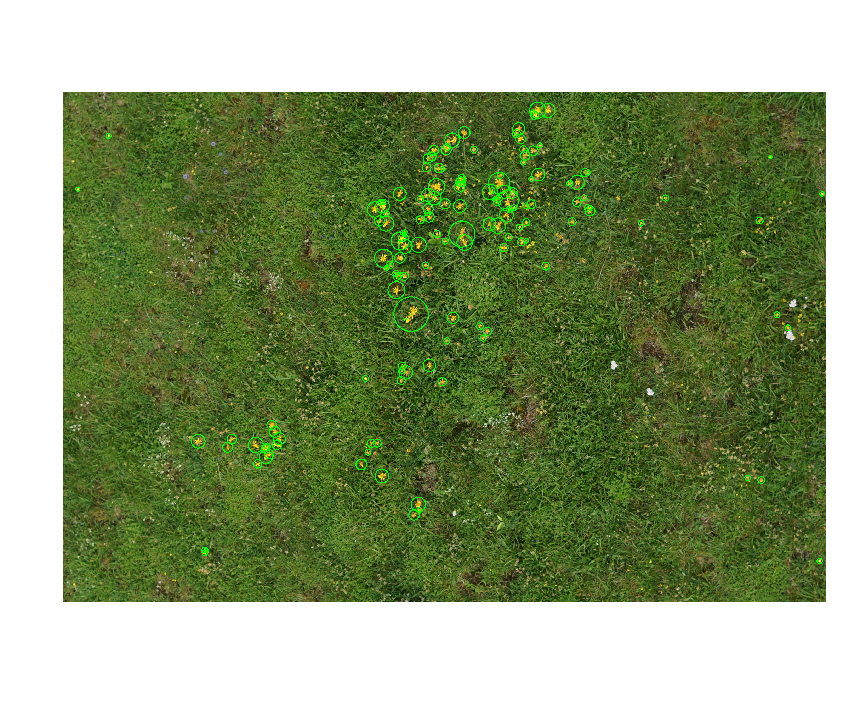
#> input picture tests/.png, 861 x 721 px
$ python -i data.py   (imports and definitions only)
#> lines starting #> are read from the running program, lines starting #| are printed output that depends on the picture; after the words box and inside, x2 and y2 are one past the last pixel; in counts of white or black regions, pixels touching at a corner belong together
import cv2
import numpy as np


class Data:
    """This is the Data class that stores the images and the altered copies for fast accessibility."""

    def __init__(self, path):
        self.img = self._open(path)
        self.cropped = np.copy(self.img)
        self.seg = np.copy(self.cropped)
        self.blob = np.copy(self.cropped)
        self.circle = np.copy(self.cropped)
        self.path = path
        self.name = self.path.split('/')[-1].split('.')[0]
        self.count = 0
        self.groupsize = 0

    @staticmethod
    def _open(path):
#> called with path = '../tests/.png'
        img = cv2.imread(path)
#> img is the input picture: shape (721, 861, 3); mean B, G, R 117.2, 157.8, 141.5
        return img

    def crop(self, percent=20):
        """crop of image from the center in percent"""
#> called with percent = 20
        if percent == 100:
            pass
        # borders from center
        lower = (50 - (percent / 2)) / 100
        upper = (50 + (percent / 2)) / 100
        self.cropped = self.img[int(self.img.shape[0] * lower):int(self.img.shape[0] * upper) + 1,
                       int(self.img.shape[1] * lower):int(self.img.shape[1] * upper) + 1, :]
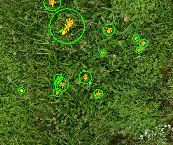
#> self.cropped: shape (145, 173, 3); mean B, G, R 31.3, 99.8, 68.3

    def yellow(self, image, lowsize=50):
        """segmentation of yellow area in the image with minimum size of segmented Components"""
#> called with lowsize = 50
        minBGR = np.array((0, 133, 200))
        maxBGR = np.array((122, 255, 255))
        maskBGR = cv2.inRange(image, minBGR, maxBGR)
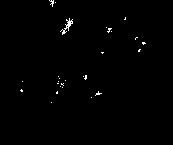
#> maskBGR: shape (145, 173); 0.68% white in thin lines or dots, all inside (x1, y1, x2, y2) = (20, 0, 146, 103)
        # morphological filtering
        holefill = cv2.morphologyEx(maskBGR, cv2.MORPH_CLOSE, cv2.getStructuringElement(cv2.MORPH_ELLIPSE,(5,5)))
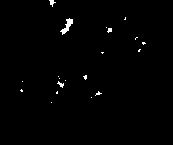
#> holefill: shape (145, 173); 0.88% white; 20 white regions (17 under 20 px), largest, box (x1, y1, x2, y2) and area: (60, 18, 73, 35) 86, (49, 0, 56, 7) 24, (57, 81, 64, 88) 22
        self.seg = cv2.bitwise_and(image, image, mask=holefill)

        # blob dectection including sizes
        nb_components, output, stats, centroids = cv2.connectedComponentsWithStats(holefill, connectivity=8)
#> output: shape (145, 173) int32; 21 distinct labels, from 0 to 20
#> nb_components = 21; stats = 21 rows, first 6: [0, 0, 173, 145, 24864], [49, 0, 7, 7, 24], [124, 17, 2, 3, 4], [60, 18, 13, 17, 86], [106, 27, 1, 1, 1], [107, 28, 5, 5, 18]; centroids = 21 rows, first 8: [86.08, 72.26], [51.62, 2.12], [124.8, 18.25], [66.85, 25.6], [106, 27], [109.3, 29.72], [135.8, 37.75], [143.2, 42.75]
        sizes = stats[1:, -1]
#> sizes = 20 values, max 86 at index 2, min 1 at index 3, mean 11.05
        self.groupsize = np.mean(sizes) * 2
#> self.groupsize = 22.1
        number = nb_components - 1
#> number = 20
        mask = np.zeros(maskBGR.shape, dtype='uint8')
        height = stats[1:, 3]
#> height = 20 values, max 17 at index 2, min 1 at index 3, mean 3.65
        width = stats[1:, 2]
#> width = 20 values, max 13 at index 2, min 1 at index 3, mean 3.5
        self.count = nb_components - 1
#> self.count = 20
        korr = 0
        for i in range(0, number):
            if sizes[i] >= lowsize:
                mask[output == i + 1] = 255
            else:
                self.count -= 1
            if sizes[i] >= self.groupsize:
                if width[i] / height[i] >= 0.75 and width[i] / height[i] < 1.5:
                    pass
                elif width[i] / height[i] < 0.75 and width[i] / height[i] >= 0.415:
                    korr += 1
                elif width[i] / height[i] < 2.5 and width[i] / height[i] >= 1.5:
                    korr += 1
                elif width[i] / height[i] >= 2.5 and width[i] / height[i] < 3.5:
                    korr += 2
                elif width[i] / height[i] < 0.415 and width[i] / height[i] >= 0.29:
                    korr += 2
                elif width[i] / height[i] < 0.29 and width[i] / height[i] >= 0.225:
                    korr += 3
                elif width[i] / height[i] >= 3.5 and width[i] / height[i] < 4.5:
                    korr += 3
                elif width[i] / height[i] < 0.225:
                    korr += 4
                elif width[i] / height[i] >= 4.5:
                    korr += 4
#> this loop made 20 passes
#> self.count on passes 1, 2, 4, 5, 6, 7, 8, 9, 10, 11, 12, 13: 19, 18, 17, 16, 15, 14, 13, 12, 11, 10, 9, 8
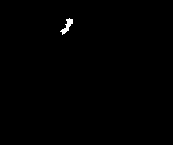
#> mask: shape (145, 173); 0.34% white; 1 white region, box (x1, y1, x2, y2) and area: (60, 18, 73, 35) 86
#> after the loop, korr = 0; self.count = 1
        self.count += korr
        self.blob = cv2.bitwise_and(image, image, mask=mask)

    def filter(self, percent=20, lowsize=50):
        """calls the crop and segmentation methods together"""
        self.crop(percent)
        self.yellow(self.cropped, lowsize)

    # [80 lines left out: function circleplot, not called in this run]

>>> result = Data('../tests/.png').filter()
